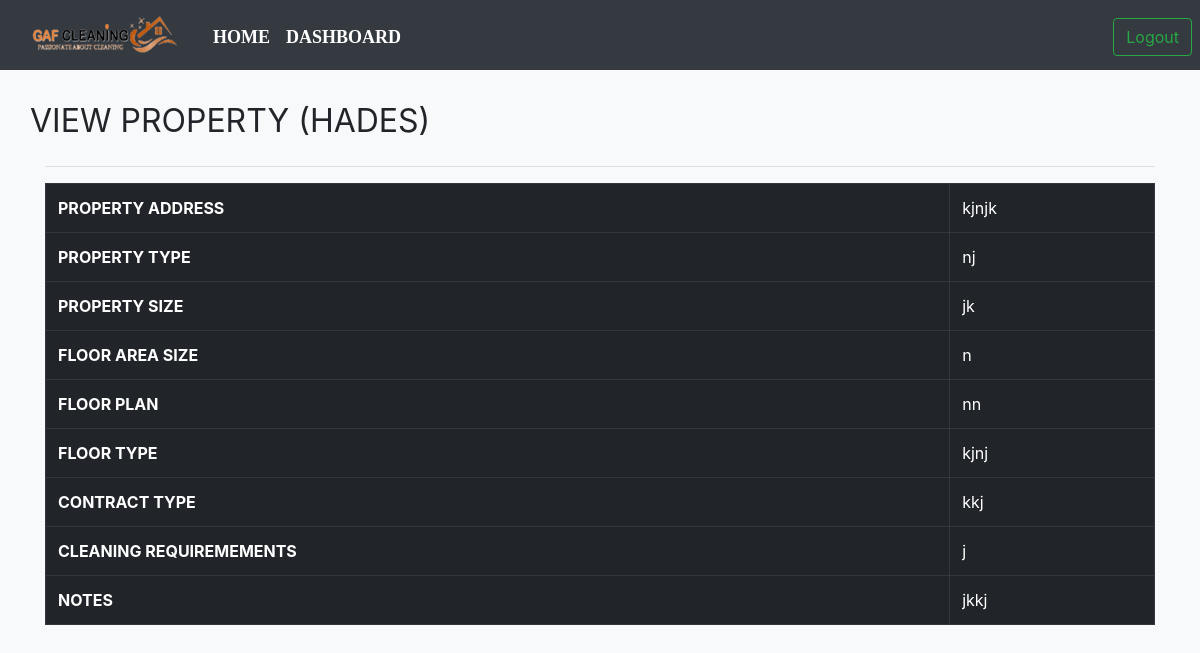
Screenshot of /view-property/6/ with the database file from the repository.
### users/models.py (models this page shows, shortened)
class Customer(models.Model):
    name = models.CharField(max_length=50)
    email = models.CharField(max_length=50)
    fax = models.CharField(max_length=50)
    user = models.OneToOneField(User, blank=True, null=True, on_delete = models.CASCADE)

class create_property(models.Model):
    customer = models.OneToOneField(Customer, null=True, blank=True, on_delete=models.CASCADE)
    property_address = models.CharField(max_length=100)
    property_type = models.CharField(max_length=100)
    property_size = models.CharField(max_length=100)
    floor_area_size = models.CharField(max_length=100)
    floor_plan = models.CharField(max_length=100)
    floor_type = models.CharField(max_length=100)
    contract_type = models.CharField(max_length=100)
    duration = models.CharField(max_length=100)
    cleaning_requirements = models.CharField(max_length=100)
    notes =  models.TextField(max_length=1000, null=True, blank=True)

### pages/views.py (the view)
# urls.py: path("view-property/<int:cust_id>/", viewPropertyView, name="viewProperty"),
def viewPropertyView(request, cust_id):
    ob = Customer.objects.get(id=cust_id)
    obj = ob.create_property
    context = {
        "ob":ob,
        "obj":obj
    }
    return render(request, "viewProperty.html", context)

### templates/viewProperty.html (shortened to what this page needs)
{% load static %}
<!DOCTYPE html>
<html lang="en">
<head>
    <link rel="stylesheet" href="{% static 'header.css' %}">
    <link rel="stylesheet" href="https://cdnjs.cloudflare.com/ajax/libs/animate.css/3.7.2/animate.min.css">
    <link rel="stylesheet" href="https://maxcdn.bootstrapcdn.com/bootstrap/4.0.0/css/bootstrap.min.css" >
</head>
<body class="bg-light">
  <nav class="navbar navbar-expand-lg navbar-dark bg-dark">
  <div class="container-fluid mt-1">
    <a href="{% url 'home' %}" class="pull-left" ><img src="{% static 'images/logo1.png' %}"></a>
    <div class="collapse navbar-collapse" id="navbarSupportedContent">
      <ul class="navbar-nav me-auto mb-2 mb-lg-0 mx-4">
        <li class="nav-item">
          <a class="nav-link active" aria-current="page" href="{% url 'home' %}">Home</a>
        </li>
        <li class="nav-item">
          <a class="nav-link active" aria-current="page" href="{% url 'dashboard' %}">Dashboard</a>
        </li>
	    </ul>
        <div class="btn-group mx-2" role="group" aria-label="Basic outlined example"  style="position: absolute; right: 0;">
          <a href="{% url 'logout' %}"><button type="button" class="btn btn-outline-success">Logout</button></a>
        </div>
    </div>
  </div>
</nav>
<div class="container">
    <br />
    <div class="row" style="justify-content: space-between;">
    <h1> <b> <small>VIEW PROPERTY</b> ({{ ob.name }}) </small></h1>
</div>
<hr />
    <div class="table-responsive">
        <table class="table table-bordered table-dark">
            <tbody>
              <tr>
                <th scope="row"> PROPERTY ADDRESS </th>
                <td> {{ obj.property_address }} </td>
              </tr>
              <tr>
                <th scope="row"> PROPERTY TYPE </th>
                <td> {{ obj.property_type }} </td>
              </tr>
              <tr>
                <th scope="row"> PROPERTY SIZE </th>
                <td> {{ obj.property_size }} </td>
              </tr>
              <tr>
                <th scope="row"> FLOOR AREA SIZE </th>
                <td> {{ obj.floor_area_size }} </td>
              </tr>
              <tr>
                <th scope="row"> FLOOR PLAN </th>
                <td> {{ obj.floor_plan }} </td>
              </tr>
              <tr>
                <th scope="row"> FLOOR TYPE </th>
                <td> {{ obj.floor_type }} </td>
              </tr>
              <tr>
                <th scope="row"> CONTRACT TYPE </th>
                <td> {{ obj.contract_type }} </td>
              </tr>
              <tr>
                <th scope="row"> CLEANING REQUIREMEMENTS </th>
                <td> {{ obj.cleaning_requirements }} </td>
              </tr>
              <tr>
                <th scope="row"> NOTES </th>
                <td> {{ obj.notes }} </td>
              </tr>
            </tbody>
          </table>
</div>
</div>

### static/header.css (style rules this page uses)
.navbar-nav a { font-family: consolas; font-size: 18px; text-transform: uppercase; font-weight: bold; }
.navbar-nav { text-align: center; }
.nav-link { padding: .2rem 1rem; }
button { color: #f06e03; padding: 10px 25px; background: transparent; border: 3px solid rgb(0, 0, 0); border-radius: 20px; outline: none; cursor: pointer; }
body { padding: 0; margin: 0; background-color: #17141d; color: white; font-family: 'DM Mono', monospace; }

### rows the page displays
Customer: name "HADES"
create_property: property_address "kjnjk", property_type "nj", property_size "jk", floor_area_size "n", floor_plan "nn", floor_type "kjnj", contract_type "kkj", cleaning_requirements "j", notes "jkkj"
